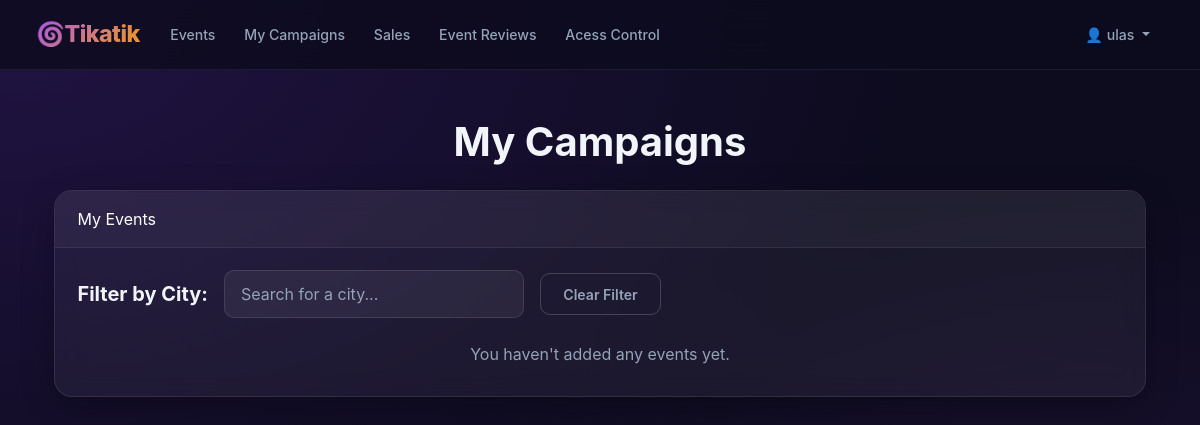
The app's page /satici/etkinliklerim/ (signed in), older data.
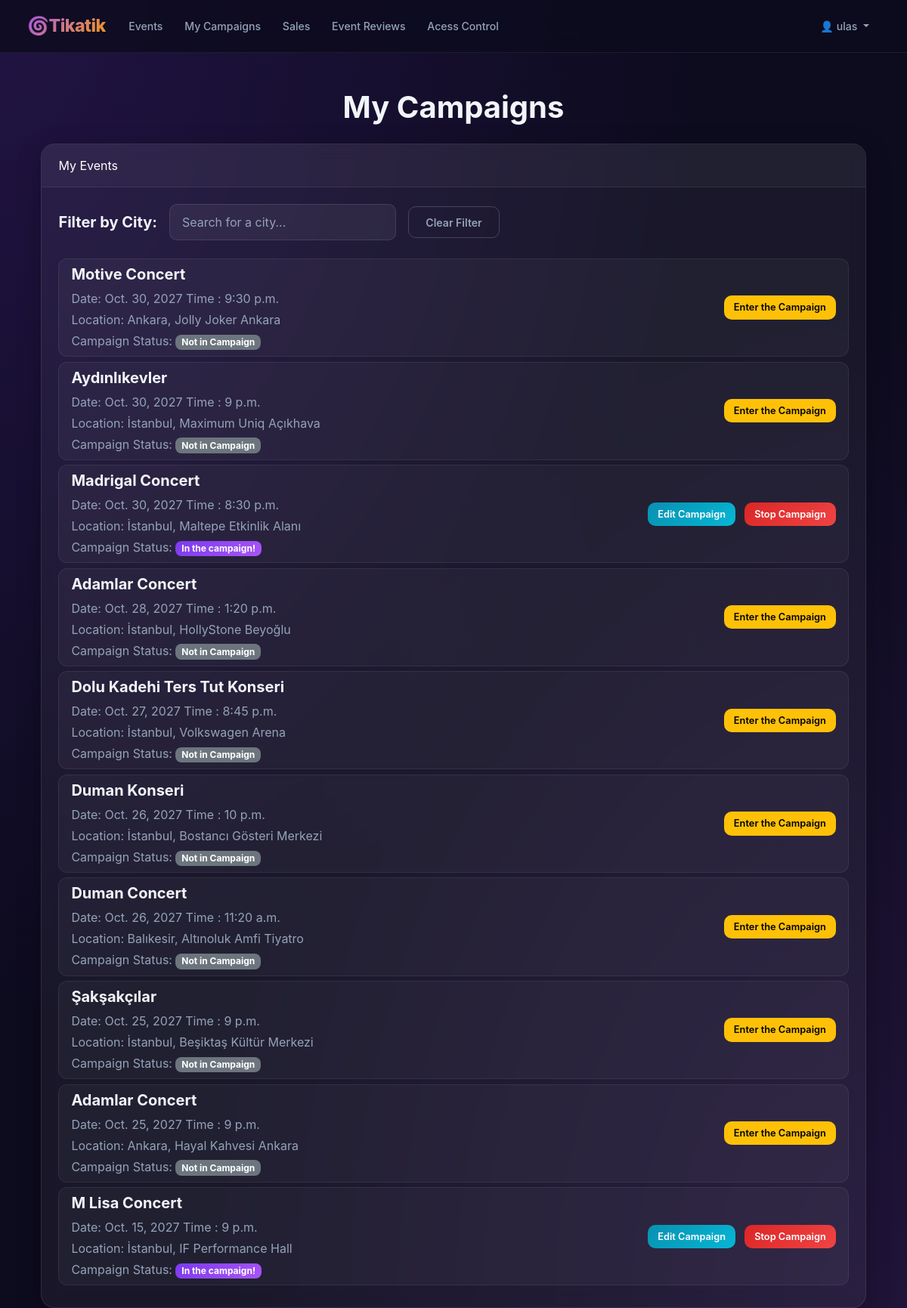
The same page, newer data.
### app/models.py (models this page shows, shortened)
class Event(models.Model):
    CATEGORY_CHOICES = [
        ('concert', 'Concert'),
        ('cinema', 'Cinema'),
        ('theatre', 'Theatre'), ]
    title = models.CharField(max_length=200)
    category = models.CharField(max_length=50, choices=CATEGORY_CHOICES)
    date = models.DateField()
    time = models.TimeField()
    city = models.CharField(max_length=100, help_text="City")
    location = models.CharField(max_length=100)
    description = models.TextField()
    image = models.ImageField(upload_to='events/')
    price = models.DecimalField(max_digits=8, decimal_places=2, default=500.00)
    price_a = models.DecimalField(max_digits=8, decimal_places=2, default=500)
    price_b = models.DecimalField(max_digits=8, decimal_places=2, default=750)
    price_c = models.DecimalField(max_digits=8, decimal_places=2, default=1000)
    seats_a =models.PositiveIntegerField(default=50)
    seats_b =models.PositiveIntegerField(default=50)
    seats_c =models.PositiveIntegerField(default=50)
    artist = models.ForeignKey(Artist, on_delete=models.SET_NULL, null=True, blank=True, related_name='events_by_artist', help_text="Select the artist associated with this event.")
    actor = models.ForeignKey(Actor, on_delete=models.SET_NULL, null=True, blank=True, related_name='events_by_actor', help_text="Select the actor associated with this event.")
    is_approved = models.BooleanField(default=False)
    seller = models.ForeignKey(CustomUser, on_delete=models.CASCADE, related_name='events')
    is_on_sale = models.BooleanField(default=False)
    sale_price_a = models.DecimalField(max_digits=10, decimal_places=2, null=True, blank=True)
    sale_price_b = models.DecimalField(max_digits=10, decimal_places=2, null=True, blank=True)
    sale_price_c = models.DecimalField(max_digits=10, decimal_places=2, null=True, blank=True)
    sale_start_time = models.DateTimeField(null=True, blank=True)
    def is_campaign_active(self):
        return self.is_on_sale

### app/views.py (the view)
# urls.py: path('satici/etkinliklerim/', views.event_management, name='event_management'),
@login_required(login_url='login')
def event_management(request):
    now = timezone.now()
    selected_city = request.GET.get('city')
    all_seller_events_qs = Event.objects.filter( seller=request.user,is_approved=True ).order_by('-date', '-time')
    filtered_events = []
    all_cities_for_filter = set()
    for event in all_seller_events_qs:
        event_datetime = dt.datetime.combine(event.date, event.time or dt_time.min)
        event_datetime = timezone.make_aware(event_datetime)
        if event_datetime > now:
            if selected_city:
                if event.city == selected_city:
                    filtered_events.append(event)
            else:
                filtered_events.append(event)
            all_cities_for_filter.add(event.city)
    seller_events = sorted( filtered_events, key=lambda event: (event.date, event.time or dt_time.min), reverse=True )
    available_cities = sorted(list(all_cities_for_filter))
    context = { 'seller_events': seller_events, 'selected_city': selected_city,  'available_cities': available_cities, }
    return render(request, 'app/event_management.html', context)

### app/templates/app/event_management.html (shortened to what this page needs)
{% extends 'app/satici_navbar.html' %}
{% load static %}
{% block content %}
<div class="container mt-5">
    <h1 class="text-center mb-4">My Campaigns</h1>
    <div class="card shadow">
        <div class="card-header bg-dark text-white">
            My Events
        </div>
        <div class="card-body">
            <div class="mb-4 d-flex align-items-center">
                <h5 class="me-3 mb-0">Filter by City:</h5>
                <div style="position: relative; width: 300px;">
                    <input type="text" class="form-control" placeholder="Search for a city..." id="cityInput" value="{{ selected_city|default:'' }}">
                </div>
                <a href="{% url 'event_management' %}" class="btn btn-outline-secondary ms-3">Clear Filter</a>
            </div>
            <div class="events-list">
                {% if seller_events %}
                    <ul class="list-group">
                        {% for event in seller_events %}
                            <li class="list-group-item d-flex justify-content-between align-items-center">
                                <div>
                                    <h5>{{ event.title }}</h5>
                                    <p class="mb-1">Date: {{ event.date }} Time : {{event.time}}</p>
                                    <p class="mb-1">
                                        Location: {{ event.city }}, {{ event.location }}
                                    </p>
                                    <p class="mb-0">
                                        Campaign Status:
                                        {% if event.is_campaign_active %}
                                            <span class="badge bg-primary">In the campaign!</span>
                                        {% else %}
                                            <span class="badge bg-secondary">Not in Campaign</span>
                                        {% endif %}
                                    </p>
                                </div>
                                <div>
                                    {% if event.is_campaign_active %}
                                        <a href="{% url 'set_event_on_sale' event.id %}" class="btn btn-info btn-sm me-2">Edit Campaign</a>
                                        <form action="{% url 'stop_event_sale' event.id %}" method="post" class="d-inline">
                                            <button type="submit" class="btn btn-danger btn-sm">Stop Campaign</button>
                                        </form>
                                    {% else %}
                                        <a href="{% url 'set_event_on_sale' event.id %}" class="btn btn-warning btn-sm">Enter the Campaign</a>
                                    {% endif %}
                                </div>
                            </li>
                        {% endfor %}
                    </ul>
                {% else %}
                    <p class="text-center text-muted">You haven't added any events yet.</p>
                {% endif %}
            </div>
        </div>
    </div>
</div>
{% endblock %}

Row changes from the older to the newer data that the page shows:
now on this page (row edited): Event: title "Motive Concert", date "Oct. 30, 2027", time "9:30 p.m.", city "Ankara", location "Jolly Joker Ankara", is_on_sale "Not in Campaign"
now on this page (row edited): Event: title "Aydınlıkevler", date "Oct. 30, 2027", time "9 p.m.", city "İstanbul", location "Maximum Uniq Açıkhava", is_on_sale "Not in Campaign"
now on this page (row edited): Event: title "Madrigal Concert", date "Oct. 30, 2027", time "8:30 p.m.", city "İstanbul", location "Maltepe Etkinlik Alanı", is_on_sale "In the campaign!"
now on this page (row edited): Event: title "Adamlar Concert", date "Oct. 28, 2027", time "1:20 p.m.", city "İstanbul", location "HollyStone Beyoğlu", is_on_sale "Not in Campaign"
now on this page (row edited): Event: title "Dolu Kadehi Ters Tut Konseri", date "Oct. 27, 2027", time "8:45 p.m.", city "İstanbul", location "Volkswagen Arena", is_on_sale "Not in Campaign"
now on this page (row edited): Event: title "Duman Konseri", date "Oct. 26, 2027", time "10 p.m.", city "İstanbul", location "Bostancı Gösteri Merkezi", is_on_sale "Not in Campaign"
now on this page (row edited): Event: title "Duman Concert", date "Oct. 26, 2027", time "11:20 a.m.", city "Balıkesir", location "Altınoluk Amfi Tiyatro", is_on_sale "Not in Campaign"
now on this page (row edited): Event: title "Şakşakçılar", date "Oct. 25, 2027", time "9 p.m.", city "İstanbul", location "Beşiktaş Kültür Merkezi", is_on_sale "Not in Campaign"
now on this page (row edited): Event: title "Adamlar Concert", date "Oct. 25, 2027", time "9 p.m.", city "Ankara", location "Hayal Kahvesi Ankara", is_on_sale "Not in Campaign"
now on this page (row edited): Event: title "M Lisa Concert", date "Oct. 15, 2027", time "9 p.m.", city "İstanbul", location "IF Performance Hall", is_on_sale "In the campaign!"
Text that changed along with them:
text no longer shown: "You haven't added any events yet."
